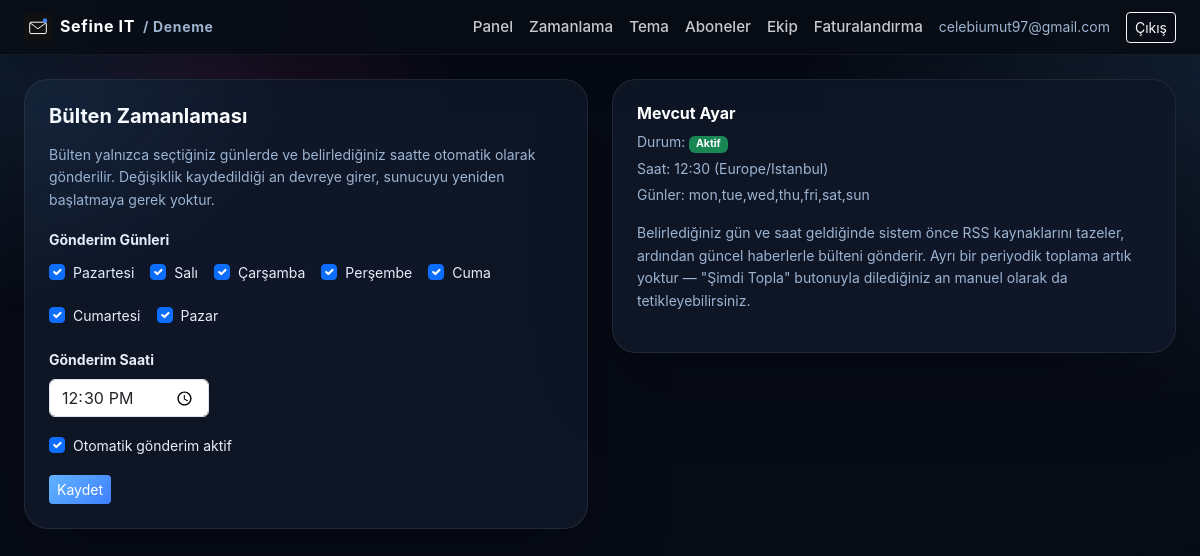
/panel/schedule (signed in), run on the app's committed database.
### app/models.py (models this page shows)
class Organization(Base):
    __tablename__ = "organizations"
    id = Column(Integer, primary_key=True)
    name = Column(String(200), nullable=False)
    slug = Column(String(200), unique=True, nullable=False)
    brand_name = Column(String(200), nullable=False)  # mail/panelde görünen marka adı
    owner_email = Column(String(255), nullable=False)
    account_type = Column(String(20), default="company", nullable=False)  # company | individual
    sector_id = Column(Integer, ForeignKey("sectors.id"), nullable=True)  # kayıt sırasında seçilen sektör
    mail_theme = Column(String(20), default="klasik", nullable=False)  # klasik | minimal
    mail_accent = Column(String(20), default="#111111", nullable=False)  # bültende kullanılan vurgu rengi (hex)
    created_at = Column(DateTime, default=datetime.utcnow, nullable=False)
    plan = Column(String(30), default="free", nullable=False)  # free | starter | pro
    subscription_status = Column(String(30), default="trialing", nullable=False)
    trial_ends_at = Column(DateTime, nullable=True)
    subscription_expires_at = Column(DateTime, nullable=True)  # Shopier tekrarlayan ödeme yapmadığı için manuel takip edilir
    current_duration_days = Column(Integer, nullable=True)  # 30/90/180/365 - hangi süre paketi aktif, Faturalandırma sayfasında doğru kutuyu "Yenile" göstermek için
    renewal_reminder_sent_at = Column(DateTime, nullable=True)
    api_key = Column(String(64), unique=True, nullable=True)
    mail_theme = Column(String, default="klasik")
    mail_accent = Column(String, default="#000000")

class NewsletterSchedule(Base):
    __tablename__ = "newsletter_schedule"
    __table_args__ = (UniqueConstraint("organization_id", name="uq_schedule_org"),)
    id = Column(Integer, primary_key=True)
    organization_id = Column(Integer, ForeignKey("organizations.id"), nullable=False, index=True)
    days_of_week = Column(String(50), default="mon,tue,wed,thu,fri,sat,sun", nullable=False)
    hour = Column(Integer, default=8, nullable=False)
    minute = Column(Integer, default=0, nullable=False)
    enabled = Column(Boolean, default=True, nullable=False)

### app/routers/panel.py (the view)
@router.get("/schedule")
def schedule_page(request: Request, db: Session = Depends(get_db)):
    guard, org = _guard(request, db)
    if guard:
        return guard
    schedule = get_or_create_schedule(db, org.id)
    secili_gunler = set((schedule.days_of_week or "").split(","))
    return templates.TemplateResponse("schedule.html", {
        "request": request, "user": current_user_email(request), "org": org,
        "schedule": schedule, "secili_gunler": secili_gunler,
    })

### app/templates/schedule.html (shortened to what this page needs)
{% extends "base.html" %}
{% block content %}
<div class="row">
  <div class="col-md-6">
    <div class="card-corp p-4">
      <h5 class="fw-bold mb-3">Bülten Zamanlaması</h5>
      <p class="text-secondary small">Bülten yalnızca seçtiğiniz günlerde ve belirlediğiniz saatte otomatik olarak gönderilir. Değişiklik kaydedildiği an devreye girer, sunucuyu yeniden başlatmaya gerek yoktur.</p>
      <form method="post" action="/panel/schedule/update">
        <div class="mb-3">
          <label class="form-label small fw-bold">Gönderim Günleri</label>
          <div class="d-flex flex-wrap gap-3">
            {% for kod, isim in [('mon','Pazartesi'), ('tue','Salı'), ('wed','Çarşamba'), ('thu','Perşembe'), ('fri','Cuma'), ('sat','Cumartesi'), ('sun','Pazar')] %}
            <div class="form-check">
              <input class="form-check-input" type="checkbox" name="gunler" value="{{ kod }}" id="gun_{{ kod }}"
                     {% if kod in secili_gunler %}checked{% endif %}>
              <label class="form-check-label small" for="gun_{{ kod }}">{{ isim }}</label>
            </div>
            {% endfor %}
          </div>
        </div>
        <div class="mb-3">
          <label class="form-label small fw-bold">Gönderim Saati</label>
          <input type="time" name="zaman" class="form-control" style="max-width:160px"
                 value="{{ '%02d:%02d' % (schedule.hour, schedule.minute) }}" required>
        </div>
        <div class="mb-3 form-check">
          <input class="form-check-input" type="checkbox" name="aktif" id="aktif" {% if schedule.enabled %}checked{% endif %}>
          <label class="form-check-label small" for="aktif">Otomatik gönderim aktif</label>
        </div>
        <button class="btn btn-dark btn-sm">Kaydet</button>
      </form>
    </div>
  </div>
  <div class="col-md-6">
    <div class="card-corp p-4">
      <h6 class="fw-bold mb-2">Mevcut Ayar</h6>
      <p class="small text-secondary mb-1">
        Durum: {% if schedule.enabled %}<span class="badge bg-success">Aktif</span>{% else %}<span class="badge bg-secondary">Pasif</span>{% endif %}
      </p>
      <p class="small text-secondary mb-1">Saat: {{ '%02d:%02d' % (schedule.hour, schedule.minute) }} (Europe/Istanbul)</p>
      <p class="small text-secondary">Günler: {{ schedule.days_of_week }}</p>
      <p class="small text-secondary mt-3">Belirlediğiniz gün ve saat geldiğinde sistem önce RSS kaynaklarını tazeler, ardından güncel haberlerle bülteni gönderir. Ayrı bir periyodik toplama artık yoktur — "Şimdi Topla" butonuyla dilediğiniz an manuel olarak da tetikleyebilirsiniz.</p>
    </div>
  </div>
</div>
{% endblock %}

### app/templates/base.html (shortened to what this page needs)
<!DOCTYPE html>
<html lang="tr">
<head>
<link href="https://cdn.jsdelivr.net/npm/bootstrap@5.3.3/dist/css/bootstrap.min.css" rel="stylesheet">
<link href="/static/style.css" rel="stylesheet">
</head>
<body>
{% if user %}
<nav class="navbar navbar-dark navbar-corp">
  <div class="container-fluid px-4">
    <a class="navbar-brand fw-bold d-flex align-items-center gap-2" href="/panel">
      <img src="/static/logo.svg" alt="" height="28">
      {{ brand_name }}{% if org %}<span class="small text-secondary">/ {{ org.name }}</span>{% endif %}
    </a>
    <div class="d-flex align-items-center gap-3">
      <a href="/panel" class="nav-link-corp">Panel</a>
      <a href="/panel/schedule" class="nav-link-corp">Zamanlama</a>
      <a href="/panel/theme" class="nav-link-corp">Tema</a>
      {% if org and org.account_type == 'individual' %}
        <a href="/panel/my-categories" class="nav-link-corp">Kategorilerim</a>
      {% else %}
        <a href="/panel/subscribers" class="nav-link-corp">Aboneler</a>
        <a href="/panel/team" class="nav-link-corp">Ekip</a>
      {% endif %}
      <a href="/panel/billing" class="nav-link-corp">Faturalandırma</a>
      <span class="text-secondary small">{{ user }}</span>
      <a href="/logout" class="btn btn-sm btn-outline-light">Çıkış</a>
    </div>
  </div>
</nav>
{% endif %}
<div class="container-fluid px-4 py-4">
{% block content %}{% endblock %}
</div>
</body>
</html>

### app/static/style.css (style rules this page uses)
:root { --bg-base: #070b16; --bg-layer: radial-gradient(circle at top right, rgba(96,180,255,0.14), transparent 28%), radial-gradient(circle at 20% 20%, rgba(225,47,145,0.14), transparent 20%), #070b16; --surface: rgba(15, 23, 40, 0.96); --surface-soft: rgba(13, 18, 32, 0.9); --surface-border: rgba(255,255,255,0.08); --text-primary: #e8eef8; --text-secondary: #9db4d1; --text-muted: #7d8fa8; --accent: #60b4ff; --accent-strong: #3f7fff; --accent-soft: rgba(96,180,255,0.16); --success: #34d399; --warning: #fbbf24; --danger: #fb7185; --shadow: 0 28px 80px rgba(0,0,0,0.28); }
* { box-sizing: border-box; }
html, body { min-height: 100%; }
body { margin: 0; font-family: 'Inter', -apple-system, BlinkMacSystemFont, 'Segoe UI', Roboto, Arial, sans-serif; background: var(--bg-layer); color: var(--text-primary); line-height: 1.6; -webkit-font-smoothing: antialiased; text-rendering: optimizeLegibility; }
body::before { content: ''; position: fixed; inset: 0; background: radial-gradient(circle at top left, rgba(96,180,255,0.12), transparent 22%), radial-gradient(circle at bottom right, rgba(255,255,255,0.08), transparent 18%); pointer-events: none; z-index: 0; }
nav.navbar-corp { background: rgba(8, 12, 21, 0.92); backdrop-filter: blur(18px); box-shadow: 0 18px 40px rgba(0,0,0,0.16); border-bottom: 1px solid rgba(255,255,255,0.06); position: sticky; top: 0; z-index: 50; }
.navbar-brand { color: #fff; font-size: 1rem; letter-spacing: 0.04em; }
.nav-link-corp { color: rgba(255,255,255,0.78); text-decoration: none; font-size: 0.95rem; font-weight: 500; }
.btn-dark { background: linear-gradient(135deg, var(--accent), var(--accent-strong)); border: none; color: #fff; }
.card-corp { background: var(--surface); border: 1px solid var(--surface-border); border-radius: 24px; box-shadow: var(--shadow); color: var(--text-primary); }
.card-corp h6, .card-corp h5, .card-corp h4 { color: #fff; }
.text-secondary { color: var(--text-secondary) !important; }

### data on the page
Organization: name "Deneme", owner_email "celebiumut97@gmail.com"
NewsletterSchedule: zaman "12:30", enabled "☑", hour+minute "12:30", days_of_week "mon,tue,wed,thu,fri,sat,sun"

### other printed values
{{ brand_name }} "Sefine IT"
{{ isim }} "Pazartesi" "Salı" "Çarşamba" "Perşembe" "Cuma" "Cumartesi" "Pazar"
